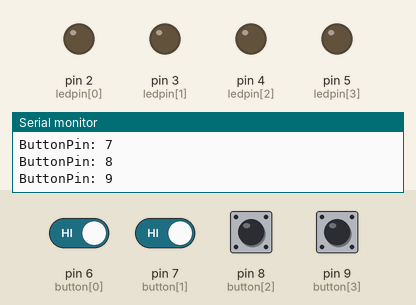
Bench run of a sketch on a simulated Arduino Uno, built with avr-gcc and run on an emulated ATmega328P. On the bench: output pins drawn as LEDs (lit = HIGH), the last lines printed to the serial monitor. The inputs (shaded band) are chosen by the test bench; at power-on: pin 6 (button[0]), pin 7 (button[1]), pin 8 (button[2]), pin 9 (button[3]) HIGH. Random numbers use the default seed unless the sketch sets one.

Above: at 4.8 s.
4.9 s: pin 6 (button[0]) driven LOW and pin 7 (button[1]) driven LOW
At 6.1 s:
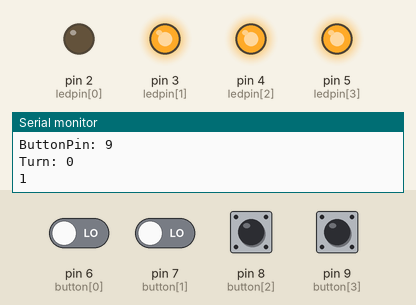
7.9 s: pin 6 (button[0]) driven HIGH
At 10.8 s:
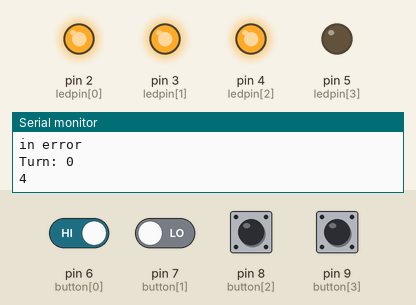
10.9 s: pin 7 (button[1]) driven HIGH
12.6 s: pin 8 (button[2]) pulled LOW for 0.15 s
At 12.7 s:
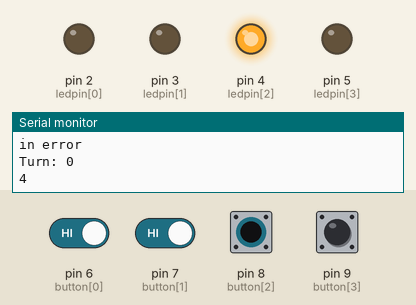
At 15.0 s:
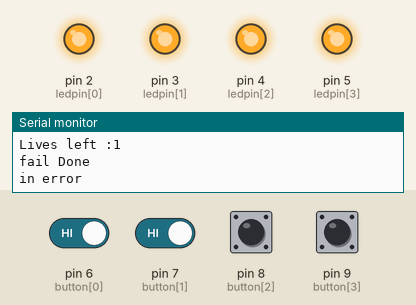
15.7 s: pin 6 (button[0]) driven LOW
18.7 s: pin 7 (button[1]) driven LOW
Timing chart, 0 to 64.5 s (numbered marks = the images above; inputs shaded):
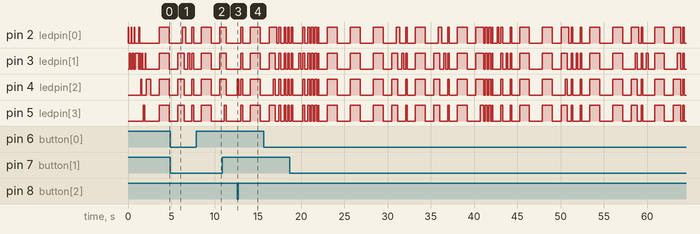

The sketch:

SimonSays.ino
```cpp
/*Simon Says game. Now with sound effects.

Originaly made by Robert Spann
Code trimmed and sound effects added by digimike

Buttons are to be set on there designated pins without pull down resistors
and connected to ground rather then +5.
*/

// Turn debug mode on or off; this toggles serial monitor printing.
const boolean DEBUG = true;
const boolean SOUND = false;

#include <Tone.h>
Tone speakerpin;
int starttune[] = {NOTE_C4, NOTE_F4, NOTE_C4, NOTE_F4, NOTE_C4, NOTE_F4, NOTE_C4, NOTE_F4, NOTE_G4, NOTE_F4, NOTE_E4, NOTE_F4, NOTE_G4};
int duration2[] = {100, 200, 100, 200, 100, 400, 100, 100, 100, 100, 200, 100, 500};
int note[] = {NOTE_C4, NOTE_C4, NOTE_G4, NOTE_C5, NOTE_G4, NOTE_C5};
int duration[] = {100, 100, 100, 300, 100, 300};

int button[] = {6, 7, 8, 9}; //The four button input pins
int ledpin[] = {2, 3, 4, 5};  // LED pins
int turn = 0;  // turn counter
int buttonstate = LOW;  // button state checker
int randomArray[100]; //Intentionally long to store up to 100 inputs (doubtful anyone will get this far)
int inputArray[100];
int show = 500 ; // Show the led for
int gap = 200 ; // Gap between
const int TOTAL_LIVES = 3;
int lives = TOTAL_LIVES;

unsigned long previousMillis = 0;
unsigned long currentMillis = 0;
const long interval = 20000;

void setup()
{
  if (DEBUG) Serial.begin(9600);
  speakerpin.begin(12); // speaker is on pin 13

  for(int x=0; x<4; x++)  // LED pins are outputs
  {
    pinMode(ledpin[x], OUTPUT);
  }

  for(int x=0; x<4; x++)
  {
    if (DEBUG) Serial.print("ButtonPin: ");
    if (DEBUG) Serial.println(button[x]);

    pinMode(button[x], INPUT);  // button pins are inputs
    digitalWrite(button[x], HIGH);  // enable internal pullup; buttons start in high position; logic reversed
  }

  randomSeed(analogRead(0)); //Added to generate "more randomness" with the randomArray for the output function
  for (int thisNote = 0; thisNote < 13; thisNote ++) {
     // play the next note:
     if (SOUND) speakerpin.play(starttune[thisNote]);
     // hold the note:
     if (thisNote==0 || thisNote==2 || thisNote==4 || thisNote== 6)
     {
       digitalWrite(ledpin[0], HIGH);
     }
     if (thisNote==1 || thisNote==3 || thisNote==5 || thisNote== 7 || thisNote==9 || thisNote==11)
     {
       digitalWrite(ledpin[1], HIGH);
     }
     if (thisNote==8 || thisNote==12)
     {
       digitalWrite(ledpin[2], HIGH);
     }
     if (thisNote==10)
     {
       digitalWrite(ledpin[3], HIGH);
     }
     delay(duration2[thisNote]);
     // stop for the next note:
     if (SOUND) speakerpin.stop();


     digitalWrite(ledpin[0], LOW);
     digitalWrite(ledpin[1], LOW);
     digitalWrite(ledpin[2], LOW);
     digitalWrite(ledpin[3], LOW);
     delay(25);
    }
  delay(1000);
}

void loop()
{
  for (int y=0; y<=99; y++)
  {
    //function for generating the array to be matched by the player
    digitalWrite(ledpin[0], HIGH);
    digitalWrite(ledpin[1], HIGH);
    digitalWrite(ledpin[2], HIGH);
    digitalWrite(ledpin[3], HIGH);

    for (int thisNote = 0; thisNote < 6; thisNote ++) {
     // play the next note:
     if (SOUND) speakerpin.play(note[thisNote]);
     // hold the note:
     delay(duration[thisNote]);
     // stop for the next note:
     if (SOUND) speakerpin.stop();
     delay(25);
    }

    digitalWrite(ledpin[0], LOW);
    digitalWrite(ledpin[1], LOW);
    digitalWrite(ledpin[2], LOW);
    digitalWrite(ledpin[3], LOW);
    delay(1000);

    for (int y=turn; y <= turn; y++)
    { //Limited by the turn variable
      Serial.println(""); //Some serial output to follow along
      Serial.print("Turn: ");
      Serial.print(y);
      Serial.println(" ");

      digitalWrite(ledpin[0], HIGH);
      digitalWrite(ledpin[1], HIGH);
      digitalWrite(ledpin[2], HIGH);
      digitalWrite(ledpin[3], HIGH);

      randomArray[y] = random(1, 5); //Assigning a random number (1-4) to the randomArray[y], y being the turn count
      for (int x=0; x <= turn; x++)
      {

        Serial.print(randomArray[x]);
        Serial.print(" ");
        for(int y=0; y<4; y++)
        {

          if (randomArray[x] == 1 && ledpin[y] == ledpin[0])
          {  //if statements to display the stored values in the array
            digitalWrite(ledpin[y], LOW);
            if (SOUND) speakerpin.play(NOTE_G3, 100);
            delay(show);
            digitalWrite(ledpin[y], HIGH);
            delay(gap);
          }

          if (randomArray[x] == 2 && ledpin[y] == ledpin[1])
          {
            digitalWrite(ledpin[y], LOW);
            if (SOUND) speakerpin.play(NOTE_A3, 100);
            delay(show);
            digitalWrite(ledpin[y], HIGH);
            delay(gap);
          }

          if (randomArray[x] == 3 && ledpin[y] == ledpin[2])
          {
            digitalWrite(ledpin[y], LOW);
            if (SOUND) speakerpin.play(NOTE_B3, 100);
            delay(show);
            digitalWrite(ledpin[y], HIGH);
            delay(gap);
          }

          if (randomArray[x] == 4 && ledpin[y] == ledpin[3])
          {
            digitalWrite(ledpin[y], LOW);
            if (SOUND) speakerpin.play(NOTE_C4, 100);
            delay(show);
            digitalWrite(ledpin[y], HIGH);
            delay(gap);
          }
        }
      }
    }
    digitalWrite(ledpin[0], LOW);
    digitalWrite(ledpin[1], LOW);
    digitalWrite(ledpin[2], LOW);
    digitalWrite(ledpin[3], LOW);
    Serial.println("");
    input();
  }
}


void input() { //Function for allowing user input and checking input against the generated array

  int error = 0 ;
  for (int x=0; x <= turn;)
  { //Statement controlled by turn count

    for(int y=0; y<4; y++)
    {

    currentMillis = millis();
    if (currentMillis - previousMillis >= interval) {
        sickofwaiting() ;
        previousMillis = currentMillis;
       }

      buttonstate = digitalRead(button[y]);

      if (buttonstate == LOW && button[y] == button[0])
      { //Checking for button push
        digitalWrite(ledpin[0], HIGH);
        if (SOUND) speakerpin.play(NOTE_G3, 100);
        delay(200);
        digitalWrite(ledpin[0], LOW);
        inputArray[x] = 1;
        delay(250);
        Serial.print(" ");
        Serial.print(1);
        if (inputArray[x] != randomArray[x]) { //Checks value input by user and checks it against
          fail();
          if (DEBUG) Serial.println("fail returned");
          error = 1 ;
          turn--; //the value in the same spot on the generated array
        } else {                                     //The fail function is called if it does not match
          x++;
        }
      }
       if (buttonstate == LOW && button[y] == button[1])
      {
        digitalWrite(ledpin[1], HIGH);
        if (SOUND) speakerpin.play(NOTE_A3, 100);
        delay(200);
        digitalWrite(ledpin[1], LOW);
        inputArray[x] = 2;
        delay(250);
        Serial.print(" ");
        Serial.print(2);
        if (inputArray[x] != randomArray[x]) {
          fail();
          error = 1 ;
          turn--;
        } else {                                     //The fail function is called if it does not match
          x++;
        }
      }

      if (buttonstate == LOW && button[y] == button[2])
      {
        digitalWrite(ledpin[2], HIGH);
        if (SOUND) speakerpin.play(NOTE_B3, 100);
        delay(200);
        digitalWrite(ledpin[2], LOW);
        inputArray[x] = 3;
        delay(250);
        Serial.print(" ");
        Serial.print(3);
        if (inputArray[x] != randomArray[x]) {
          fail();
          error = 1 ;
          turn--;
        } else {                                     //The fail function is called if it does not match
          x++;
        }
      }

      if (buttonstate == LOW && button[y] == button[3])
      {
        digitalWrite(ledpin[3], HIGH);
        if (SOUND) speakerpin.play(NOTE_C4, 100);
        delay(200);
        digitalWrite(ledpin[3], LOW);
        inputArray[x] = 4;
        delay(250);
        Serial.print(" ");
        Serial.print(4);
        if (inputArray[x] != randomArray[x])
        {
          fail();
          error = 1 ;
          turn--;
        } else {                                     //The fail function is called if it does not match
          x++;
        }
      }

    }
  }
  if (error > 0) {
  if (DEBUG) Serial.println("in error ");
  }
  delay(500);
  turn++; //Increments the turn count, also the last action before starting the output function over again
}

void fail() { //Function used if the player fails to match the sequence

    if (DEBUG) Serial.println("Fail");
    digitalWrite(ledpin[0], HIGH);
    digitalWrite(ledpin[1], HIGH);
    digitalWrite(ledpin[2], HIGH);
    digitalWrite(ledpin[3], HIGH);
    if (SOUND) speakerpin.play(NOTE_G3, 300);
    delay(gap);
    digitalWrite(ledpin[0], LOW);
    digitalWrite(ledpin[1], LOW);
    digitalWrite(ledpin[2], LOW);
    digitalWrite(ledpin[3], LOW);
    if (SOUND) speakerpin.play(NOTE_C3, 300);
    delay(gap);

    // Remove a life from the current total.
    lives--;
    if (DEBUG) Serial.print("Lives left :");
    if (DEBUG) Serial.println(lives);

    // Turn on the next red LED.
    if (lives == TOTAL_LIVES - 1) ; // digitalWrite(RED_1, HIGH);
    else if (lives == TOTAL_LIVES - 2) ; //  digitalWrite(RED_2, HIGH);
    else if (lives == TOTAL_LIVES - 3) ; //digitalWrite(RED_3, HIGH);
    delay(gap);

    if (lives == TOTAL_LIVES - 3) {
      endofgame();
    }
   if (DEBUG) Serial.println("fail Done");
}


void endofgame() { //Function used if the player fails to match the sequence

  if (DEBUG) Serial.println("End of game");
  for (int y=0; y<=2; y++)
  { //Flashes lights for failure

    digitalWrite(ledpin[0], HIGH);
    digitalWrite(ledpin[1], HIGH);
    digitalWrite(ledpin[2], HIGH);
    digitalWrite(ledpin[3], HIGH);
    if (SOUND) speakerpin.play(NOTE_G3, 300);
    delay(200);
    digitalWrite(ledpin[0], LOW);
    digitalWrite(ledpin[1], LOW);
    digitalWrite(ledpin[2], LOW);
    digitalWrite(ledpin[3], LOW);
    if (SOUND) speakerpin.play(NOTE_C3, 300);
    delay(200);
  }
  delay(500);
  turn = -1; //Resets turn value so the game starts over without need for a reset button
}


void sickofwaiting() { //Function used if the player fails to match the sequence

  if (DEBUG) Serial.println("Sick of waiting");
  for (int y=0; y<=2; y++)
  { //Flashes lights for failure

    digitalWrite(ledpin[0], HIGH);
    digitalWrite(ledpin[1], HIGH);
    digitalWrite(ledpin[2], HIGH);
    digitalWrite(ledpin[3], HIGH);
    if (SOUND) speakerpin.play(NOTE_G3, 300);
    delay(200);
    digitalWrite(ledpin[0], LOW);
    digitalWrite(ledpin[1], LOW);
    digitalWrite(ledpin[2], LOW);
    digitalWrite(ledpin[3], LOW);
    if (SOUND) speakerpin.play(NOTE_C3, 300);
    delay(200);
  }

    digitalWrite(ledpin[0], HIGH);
    digitalWrite(ledpin[1], HIGH);
    digitalWrite(ledpin[2], HIGH);
    digitalWrite(ledpin[3], HIGH);

  int alive = 0 ;
  do
  {
    delay(50);          // wait for sensors to stabilize
        for(int y=0; y<4; y++)
    {
      buttonstate = digitalRead(button[y]);
      if (buttonstate == LOW && button[y] == button[0]){
        alive = 1 ;
        if (DEBUG) Serial.println("button[0]");
      }

      if (buttonstate == LOW && button[y] == button[1]){
        alive = 1 ;
      }

      if (buttonstate == LOW && button[y] == button[2]){
        alive = 1 ;
      }

      if (buttonstate == LOW && button[y] == button[3]){
        alive = 1 ;
      }
    }

  } while (alive < 1);

    digitalWrite(ledpin[0], LOW);
    digitalWrite(ledpin[1], LOW);
    digitalWrite(ledpin[2], LOW);
    digitalWrite(ledpin[3], LOW);
  delay (500);


}
```

Measured:
- after the input at 12.6 s, pin 2 (ledpin[0]), pin 3 (ledpin[1]), pin 5 (ledpin[3]): LOW → HIGH after 0.45 s, → LOW 0.20 s later, → HIGH 0.90 s later, → LOW 1.2 s later; pin 4 (ledpin[2]): goes HIGH 0.20 s, LOW 0.25 s, HIGH 0.20 s, LOW 0.90 s, HIGH 1.2 s, then LOW, starting at once
